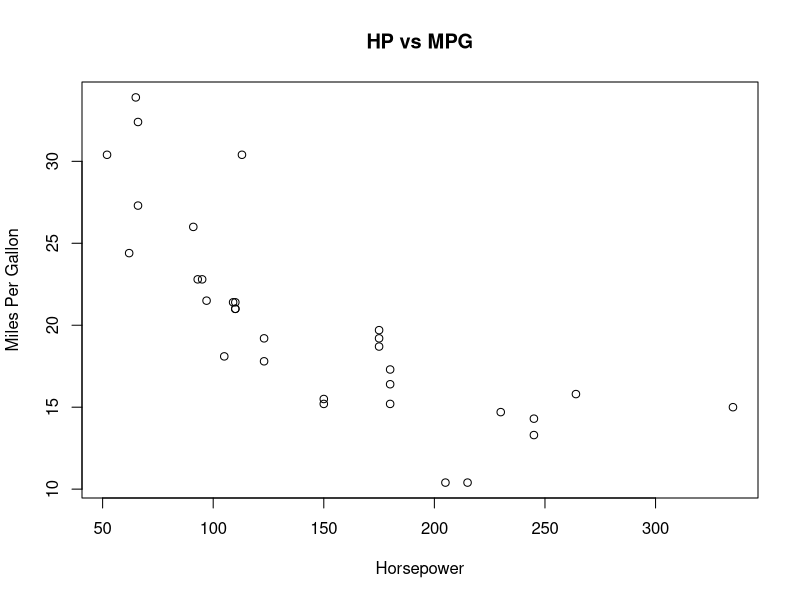

Here is the R script that generated this plot:
## ---- chunk 1

library(data.table)

## ---- chunk 2

data(mtcars)

DT <- as.data.table(mtcars)

DT[, summary(mpg)]

## ---- chunk 3
sink('/dev/null')
DT[, plot(x = hp, 
          y = mpg, 
          main = 'HP vs MPG', 
          xlab = 'Horsepower', 
          ylab = 'Miles Per Gallon')]
sink()
